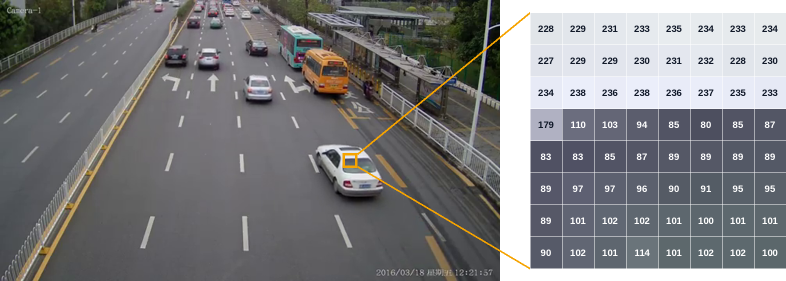
#> input picture cv-automation-ppt/deck-src/assets/pixels.png, 1572 x 562 px (shown at 1/2 size)
$ python make_pixels.py assets/pixels.png assets/pixels.png 5 5
#> lines starting #> are read from the running program, lines starting #| are printed output that depends on the picture
"""Frame with highlighted patch + zoomed grid of real pixel values (slide 5)."""
import sys
from PIL import Image, ImageDraw, ImageFont
src, out = sys.argv[1], sys.argv[2]
im = Image.open(src).convert("RGB")             # 1280x720 (2x upscaled 640x360)
#> im is the input picture: PIL image 1572x562 RGB; mean R, G, B 123.9, 124, 125.9
NAVY, AMBER, INK = (11, 31, 51), (245, 163, 0), (16, 24, 40)
F = "/usr/share/fonts/truetype/liberation/LiberationSans-%s.ttf"
N, step = 8, 4                                   # 8x8 samples, every 4th px of the 1280 frame
px, py = int(sys.argv[3]), int(sys.argv[4])      # top-left of patch in frame coords
FW, FH = 1000, 562
canvas = Image.new("RGB", (FW + 60 + N * 64, FH), "white")
#> canvas: PIL image 1572x562 RGB; every value is 255
canvas.paste(im.resize((FW, FH)), (0, 0))
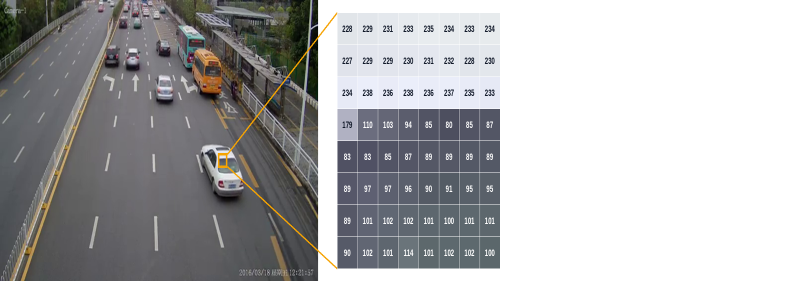
#> canvas: PIL image 1572x562 RGB (shown at 1/2 size); mean R, G, B 171.6, 171.7, 172.9
d = ImageDraw.Draw(canvas)
s = FW / im.width
#> s = 0.636
bx0, by0, bx1, by1 = px * s, py * s, (px + N * step) * s, (py + N * step) * s
#> bx0 = 3.18; by0 = 3.18; bx1 = 23.54; by1 = 23.54
d.rectangle([bx0 - 2, by0 - 2, bx1 + 2, by1 + 2], outline=AMBER, width=5)
gx, gy, C = FW + 60, (FH - N * 64) // 2, 64
d.line([bx1 + 3, by0, gx, gy], fill=AMBER, width=3)
d.line([bx1 + 3, by1, gx, gy + N * C], fill=AMBER, width=3)
font = ImageFont.truetype(F % "Bold", 19)
for i in range(N):
    for j in range(N):
        r, g, b = im.getpixel((px + j * step, py + i * step))
        v = round(0.299 * r + 0.587 * g + 0.114 * b)
        x, y = gx + j * C, gy + i * C
        d.rectangle([x, y, x + C, y + C], fill=(r, g, b), outline=(255, 255, 255))
        d.text((x + C / 2, y + C / 2), str(v), font=font, anchor="mm", fill=INK if v > 120 else (255, 255, 255))
canvas.save(out)
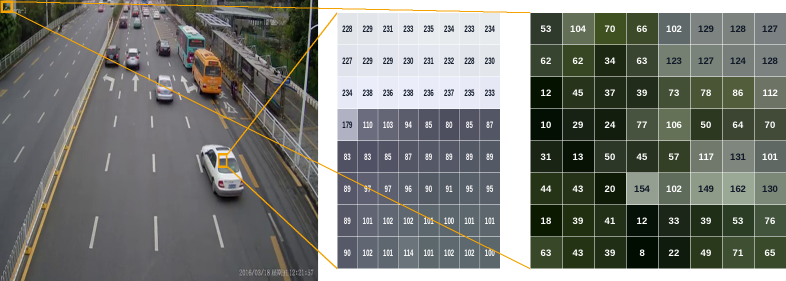
#> saved as pixels.png: PIL image 1572x562 RGB (shown at 1/2 size); mean R, G, B 118.4, 121.3, 116.2
print(canvas.size)
#| (1572, 562)
